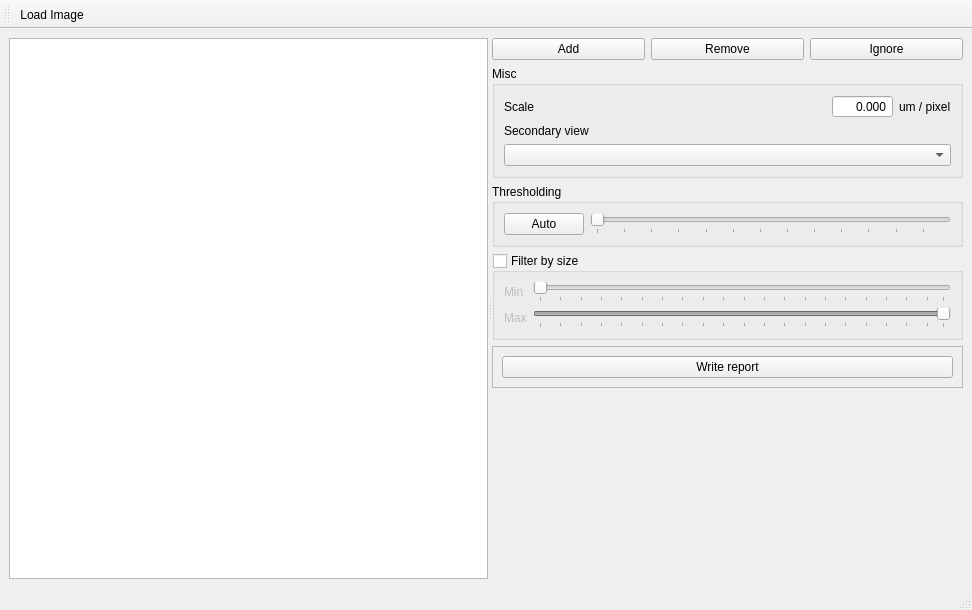
<?xml version="1.0" encoding="UTF-8"?>
<ui version="4.0">
 <class>MainWindow</class>
 <widget class="QMainWindow" name="MainWindow">
  <property name="geometry">
   <rect>
    <x>0</x>
    <y>0</y>
    <width>972</width>
    <height>610</height>
   </rect>
  </property>
  <property name="windowTitle">
   <string>MainWindow</string>
  </property>
  <widget class="QWidget" name="widget_2">
   <layout class="QHBoxLayout" name="horizontalLayout_4">
    <item>
     <widget class="QSplitter" name="splitter">
      <property name="orientation">
       <enum>Qt::Horizontal</enum>
      </property>
      <widget class="ImageView" name="imageView"/>
      <widget class="QWidget" name="layoutWidget">
       <layout class="QVBoxLayout" name="verticalLayout_3">
        <property name="sizeConstraint">
         <enum>QLayout::SetMinimumSize</enum>
        </property>
        <item>
         <layout class="QHBoxLayout" name="horizontalLayout_3">
          <item>
           <widget class="QPushButton" name="bttn_addmarker">
            <property name="text">
             <string>Add</string>
            </property>
            <property name="checkable">
             <bool>true</bool>
            </property>
           </widget>
          </item>
          <item>
           <widget class="QPushButton" name="bttn_removemarker">
            <property name="text">
             <string>Remove</string>
            </property>
            <property name="checkable">
             <bool>true</bool>
            </property>
           </widget>
          </item>
          <item>
           <widget class="QPushButton" name="bttn_ignoremarker">
            <property name="text">
             <string>Ignore</string>
            </property>
            <property name="checkable">
             <bool>true</bool>
            </property>
           </widget>
          </item>
         </layout>
        </item>
        <item>
         <widget class="QGroupBox" name="groupBox_2">
          <property name="title">
           <string>Misc</string>
          </property>
          <layout class="QVBoxLayout" name="verticalLayout">
           <item>
            <layout class="QHBoxLayout" name="horizontalLayout">
             <item>
              <widget class="QLabel" name="label_5">
               <property name="text">
                <string>Scale</string>
               </property>
              </widget>
             </item>
             <item>
              <spacer name="horizontalSpacer">
               <property name="orientation">
                <enum>Qt::Horizontal</enum>
               </property>
               <property name="sizeHint" stdset="0">
                <size>
                 <width>40</width>
                 <height>20</height>
                </size>
               </property>
              </spacer>
             </item>
             <item>
              <widget class="QDoubleSpinBox" name="doublespinbox_pixeltoum">
               <property name="alignment">
                <set>Qt::AlignRight|Qt::AlignTrailing|Qt::AlignVCenter</set>
               </property>
               <property name="buttonSymbols">
                <enum>QAbstractSpinBox::NoButtons</enum>
               </property>
               <property name="decimals">
                <number>3</number>
               </property>
               <property name="maximum">
                <double>9999.000000000000000</double>
               </property>
              </widget>
             </item>
             <item>
              <widget class="QLabel" name="label_6">
               <property name="text">
                <string>um / pixel</string>
               </property>
              </widget>
             </item>
            </layout>
           </item>
           <item>
            <widget class="QLabel" name="label_7">
             <property name="text">
              <string>Secondary view</string>
             </property>
            </widget>
           </item>
           <item>
            <widget class="QComboBox" name="combobox_viewoptions"/>
           </item>
          </layout>
         </widget>
        </item>
        <item>
         <widget class="QGroupBox" name="box_do_threshold">
          <property name="title">
           <string>Thresholding</string>
          </property>
          <property name="checkable">
           <bool>false</bool>
          </property>
          <layout class="QHBoxLayout" name="horizontalLayout_2">
           <item>
            <widget class="QPushButton" name="bttn_compute_otsu">
             <property name="text">
              <string>Auto</string>
             </property>
            </widget>
           </item>
           <item>
            <widget class="QSlider" name="slider_threshold">
             <property name="maximum">
              <number>255</number>
             </property>
             <property name="singleStep">
              <number>10</number>
             </property>
             <property name="sliderPosition">
              <number>0</number>
             </property>
             <property name="orientation">
              <enum>Qt::Horizontal</enum>
             </property>
             <property name="invertedAppearance">
              <bool>false</bool>
             </property>
             <property name="invertedControls">
              <bool>false</bool>
             </property>
             <property name="tickPosition">
              <enum>QSlider::TicksBelow</enum>
             </property>
             <property name="tickInterval">
              <number>20</number>
             </property>
            </widget>
           </item>
          </layout>
         </widget>
        </item>
        <item>
         <widget class="QGroupBox" name="box_do_filtersize">
          <property name="title">
           <string>Filter by size</string>
          </property>
          <property name="checkable">
           <bool>true</bool>
          </property>
          <property name="checked">
           <bool>false</bool>
          </property>
          <layout class="QGridLayout" name="gridLayout_2">
           <item row="2" column="0">
            <widget class="QLabel" name="label_3">
             <property name="text">
              <string>Max</string>
             </property>
            </widget>
           </item>
           <item row="0" column="0">
            <widget class="QLabel" name="label_4">
             <property name="text">
              <string>Min</string>
             </property>
            </widget>
           </item>
           <item row="0" column="1">
            <widget class="QSlider" name="horizontalSlider_2">
             <property name="orientation">
              <enum>Qt::Horizontal</enum>
             </property>
             <property name="tickPosition">
              <enum>QSlider::TicksBelow</enum>
             </property>
             <property name="tickInterval">
              <number>5</number>
             </property>
            </widget>
           </item>
           <item row="2" column="1">
            <widget class="QSlider" name="horizontalSlider">
             <property name="value">
              <number>99</number>
             </property>
             <property name="orientation">
              <enum>Qt::Horizontal</enum>
             </property>
             <property name="invertedAppearance">
              <bool>false</bool>
             </property>
             <property name="tickPosition">
              <enum>QSlider::TicksBelow</enum>
             </property>
             <property name="tickInterval">
              <number>5</number>
             </property>
            </widget>
           </item>
          </layout>
         </widget>
        </item>
        <item>
         <widget class="QFrame" name="frame">
          <property name="frameShape">
           <enum>QFrame::StyledPanel</enum>
          </property>
          <property name="frameShadow">
           <enum>QFrame::Raised</enum>
          </property>
          <layout class="QVBoxLayout" name="verticalLayout_2">
           <item>
            <widget class="QPushButton" name="bttn_dosave">
             <property name="text">
              <string>Write report</string>
             </property>
            </widget>
           </item>
          </layout>
         </widget>
        </item>
        <item>
         <spacer name="verticalSpacer">
          <property name="orientation">
           <enum>Qt::Vertical</enum>
          </property>
          <property name="sizeHint" stdset="0">
           <size>
            <width>20</width>
            <height>40</height>
           </size>
          </property>
         </spacer>
        </item>
       </layout>
      </widget>
     </widget>
    </item>
   </layout>
  </widget>
  <widget class="QStatusBar" name="statusbar"/>
  <widget class="QToolBar" name="toolBar">
   <property name="windowTitle">
    <string>toolBar</string>
   </property>
   <attribute name="toolBarArea">
    <enum>TopToolBarArea</enum>
   </attribute>
   <attribute name="toolBarBreak">
    <bool>false</bool>
   </attribute>
   <addaction name="action_load_image"/>
  </widget>
  <action name="action_load_image">
   <property name="text">
    <string>Load Image</string>
   </property>
  </action>
 </widget>
 <customwidgets>
  <customwidget>
   <class>ImageView</class>
   <extends>QGraphicsView</extends>
   <header>pyqtgraph</header>
  </customwidget>
 </customwidgets>
 <resources/>
 <connections/>
</ui>
